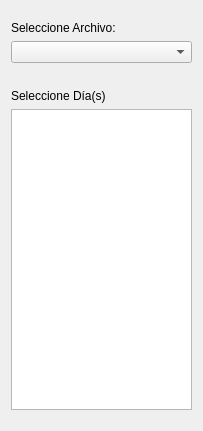
<?xml version="1.0" encoding="UTF-8"?>
<ui version="4.0">
 <class>SimpleDiagramFunction</class>
 <widget class="QWidget" name="SimpleDiagramFunction">
  <property name="geometry">
   <rect>
    <x>0</x>
    <y>0</y>
    <width>201</width>
    <height>431</height>
   </rect>
  </property>
  <property name="windowTitle">
   <string>Form</string>
  </property>
  <layout class="QVBoxLayout" name="verticalLayout">
   <item>
    <spacer name="verticalSpacer_2">
     <property name="orientation">
      <enum>Qt::Vertical</enum>
     </property>
     <property name="sizeType">
      <enum>QSizePolicy::Fixed</enum>
     </property>
     <property name="sizeHint" stdset="0">
      <size>
       <width>20</width>
       <height>10</height>
      </size>
     </property>
    </spacer>
   </item>
   <item>
    <widget class="QLabel" name="label">
     <property name="text">
      <string>Seleccione Archivo:</string>
     </property>
    </widget>
   </item>
   <item>
    <widget class="QComboBox" name="comboBoxSelectDoc">
     <property name="minimumSize">
      <size>
       <width>181</width>
       <height>0</height>
      </size>
     </property>
     <property name="maximumSize">
      <size>
       <width>181</width>
       <height>16777215</height>
      </size>
     </property>
     <property name="sizeIncrement">
      <size>
       <width>0</width>
       <height>0</height>
      </size>
     </property>
    </widget>
   </item>
   <item>
    <spacer name="verticalSpacer">
     <property name="orientation">
      <enum>Qt::Vertical</enum>
     </property>
     <property name="sizeType">
      <enum>QSizePolicy::Fixed</enum>
     </property>
     <property name="sizeHint" stdset="0">
      <size>
       <width>20</width>
       <height>20</height>
      </size>
     </property>
    </spacer>
   </item>
   <item>
    <widget class="QLabel" name="label_3">
     <property name="text">
      <string>Seleccione Día(s)</string>
     </property>
    </widget>
   </item>
   <item>
    <widget class="QListWidget" name="listWidgetDays">
     <property name="minimumSize">
      <size>
       <width>181</width>
       <height>201</height>
      </size>
     </property>
     <property name="maximumSize">
      <size>
       <width>181</width>
       <height>16777215</height>
      </size>
     </property>
     <property name="baseSize">
      <size>
       <width>0</width>
       <height>0</height>
      </size>
     </property>
    </widget>
   </item>
   <item>
    <spacer name="verticalSpacer_3">
     <property name="orientation">
      <enum>Qt::Vertical</enum>
     </property>
     <property name="sizeType">
      <enum>QSizePolicy::Fixed</enum>
     </property>
     <property name="sizeHint" stdset="0">
      <size>
       <width>20</width>
       <height>10</height>
      </size>
     </property>
    </spacer>
   </item>
  </layout>
 </widget>
 <resources/>
 <connections/>
</ui>
